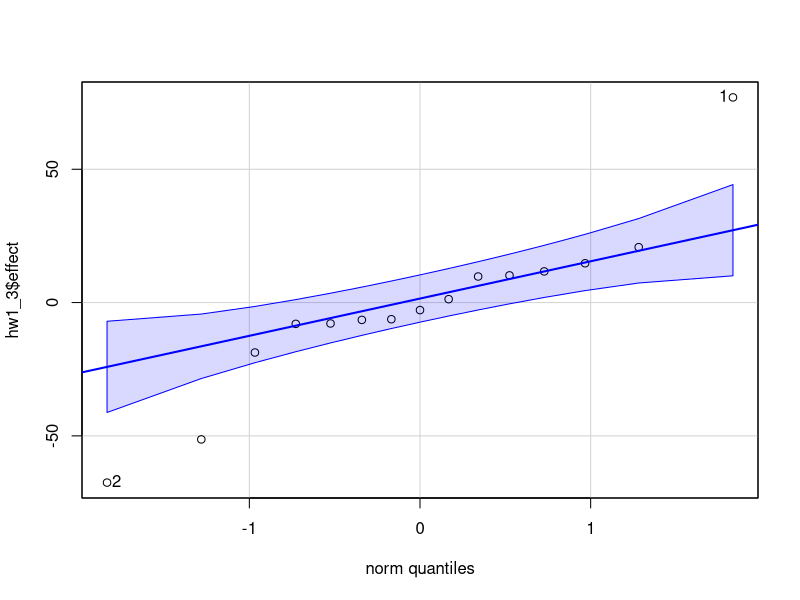
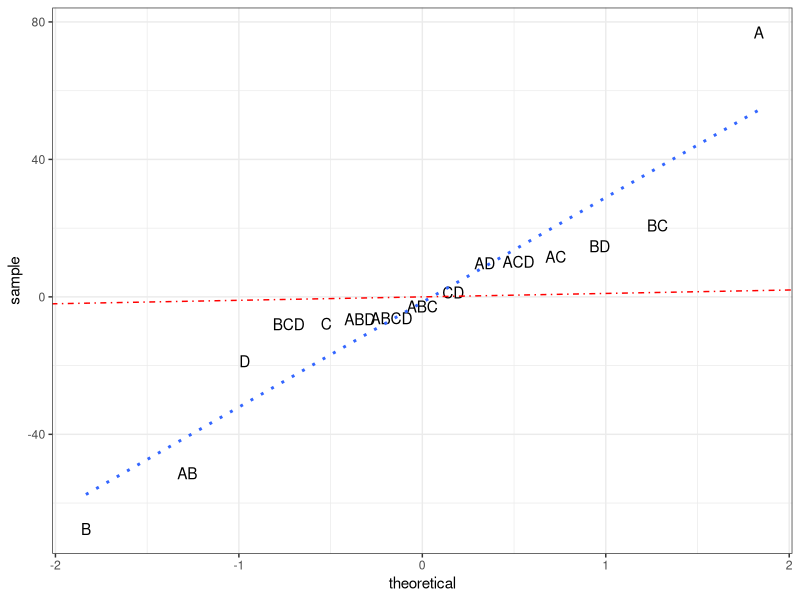

Generate these figures, in order, with R:
## ---- chunk 1
library(kableExtra)
library(dplyr)

## ---- chunk 2
five_factor <- tribble(
~effect, ~A, ~B, ~C, ~D, ~E, ~AB, ~AC, ~AD, ~AE, ~BC, ~BD, ~BE, ~CD, ~CE, ~DE, ~ABC, ~ABD, ~ABE, ~ACD, ~ACE, ~ADE, ~BCD, ~BCE, ~BDE, ~CDE, ~ABCD, ~ABCE, ~ABDE, ~ACDE, ~BCDE, ~ABCDE,
"1" , "[-]", "[-]", "[-]", "[-]", "[-]", "[+]", "[+]", "[+]", "[+]", "[+]", "[+]", "[+]", "[+]", "[+]", "[+]", "[-]", "[-]", "[-]", "[-]", "[-]", "[-]", "[-]", "[-]", "[-]", "[-]","[+]","[+]","[+]","[+]","[+]","[-]" ,
"a"   , "[+]", "[-]", "[-]", "[-]", "[-]", "[-]", "[-]", "[-]", "[-]", "[+]", "[+]", "[+]", "[+]", "[+]", "[+]", "[+]", "[+]", "[+]", "[+]", "[+]", "[+]", "[-]", "[-]", "[-]", "[-]","[-]","[-]","[-]","[-]","[+]","[+]" ,
"b"   , "[-]", "[+]", "[-]", "[-]", "[-]", "[-]", "[+]", "[+]", "[+]", "[-]", "[-]", "[-]", "[+]", "[+]", "[+]", "[+]", "[+]", "[+]", "[-]", "[-]", "[-]", "[+]", "[+]", "[+]", "[-]","[-]","[-]","[-]","[+]","[-]","[+]" ,
"ab"  , "[+]", "[+]", "[-]", "[-]", "[-]", "[+]", "[-]", "[-]", "[-]", "[-]", "[-]", "[-]", "[+]", "[+]", "[+]", "[-]", "[-]", "[-]", "[+]", "[+]", "[+]", "[+]", "[+]", "[+]", "[-]","[+]","[+]","[+]","[-]","[-]","[-]" ,
"c"   , "[-]", "[-]", "[+]", "[-]", "[-]", "[+]", "[-]", "[+]", "[+]", "[-]", "[+]", "[+]", "[-]", "[-]", "[+]", "[+]", "[-]", "[-]", "[+]", "[+]", "[-]", "[+]", "[+]", "[-]", "[+]","[-]","[-]","[+]","[-]","[-]","[+]" ,
"ac"  , "[+]", "[-]", "[+]", "[-]", "[-]", "[-]", "[+]", "[-]", "[-]", "[-]", "[+]", "[+]", "[-]", "[-]", "[+]", "[-]", "[+]", "[+]", "[-]", "[-]", "[+]", "[+]", "[+]", "[-]", "[+]","[+]","[+]","[-]","[+]","[-]","[-]" ,
"bc", "[-]", "[+]", "[+]", "[-]", "[-]", "[-]", "[-]", "[+]", "[+]", "[+]", "[-]", "[-]", "[-]", "[-]", "[+]", "[-]", "[+]", "[+]", "[+]", "[+]", "[-]", "[-]", "[-]", "[+]", "[+]","[+]","[+]","[-]","[-]","[+]","[-]" ,
"abc", "[+]", "[+]", "[+]", "[-]", "[-]", "[+]", "[+]", "[-]", "[-]", "[+]", "[-]", "[-]", "[-]", "[-]", "[+]", "[+]", "[-]", "[-]", "[-]", "[-]", "[+]", "[-]", "[-]", "[+]", "[+]","[-]","[-]","[+]","[+]","[+]","[+]" ,
"d" , "[-]", "[-]", "[-]", "[+]", "[-]", "[+]", "[+]", "[-]", "[+]", "[+]", "[-]", "[+]", "[-]", "[+]", "[-]", "[-]", "[+]", "[-]", "[+]", "[-]", "[+]", "[+]", "[-]", "[+]", "[+]","[-]","[+]","[-]","[-]","[-]","[+]" ,
"ad", "[+]", "[-]", "[-]", "[+]", "[-]", "[-]", "[-]", "[+]", "[-]", "[+]", "[-]", "[+]", "[-]", "[+]", "[-]", "[+]", "[-]", "[+]", "[-]", "[+]", "[-]", "[+]", "[-]", "[+]", "[+]","[+]","[-]","[+]","[+]","[-]","[-]" ,
"bd", "[-]", "[+]", "[-]", "[+]", "[-]", "[-]", "[+]", "[-]", "[+]", "[-]", "[+]", "[-]", "[-]", "[+]", "[-]", "[+]", "[-]", "[+]", "[+]", "[-]", "[+]", "[-]", "[+]", "[-]", "[+]","[+]","[-]","[+]","[-]","[+]","[-]" ,
"cd", "[-]", "[-]", "[+]", "[+]", "[-]", "[+]", "[-]", "[-]", "[+]", "[-]", "[-]", "[+]", "[+]", "[-]", "[-]", "[+]", "[+]", "[-]", "[-]", "[+]", "[+]", "[-]", "[+]", "[+]", "[-]","[+]","[-]","[-]","[+]","[+]","[-]" ,
"abd", "[+]", "[+]", "[-]", "[+]", "[-]", "[+]", "[-]", "[+]", "[-]", "[-]", "[+]", "[-]", "[-]", "[+]", "[-]", "[-]", "[+]", "[-]", "[-]", "[+]", "[-]", "[-]", "[+]", "[-]", "[+]","[-]","[+]","[-]","[+]","[+]","[+]" ,
"acd", "[+]", "[-]", "[+]", "[+]", "[-]", "[-]", "[+]", "[+]", "[-]", "[-]", "[-]", "[+]", "[+]", "[-]", "[-]", "[-]", "[-]", "[+]", "[+]", "[-]", "[-]", "[-]", "[+]", "[+]", "[-]","[-]","[+]","[+]","[-]","[+]","[+]" ,
"bcd", "[-]", "[+]", "[+]", "[+]", "[-]", "[-]", "[-]", "[-]", "[+]", "[+]", "[+]", "[-]", "[+]", "[-]", "[-]", "[-]", "[-]", "[+]", "[-]", "[+]", "[+]", "[+]", "[-]", "[-]", "[-]","[-]","[+]","[+]","[+]","[-]","[+]" ,
"abcd" , "[+]", "[+]", "[+]", "[+]", "[-]", "[+]", "[+]", "[+]", "[-]", "[+]", "[+]", "[-]", "[+]", "[-]", "[-]", "[+]", "[+]", "[-]", "[+]", "[-]", "[-]", "[+]", "[-]", "[-]", "[-]","[+]","[-]","[-]","[-]","[-]","[-]" ,
"e" , "[-]", "[-]", "[-]", "[-]", "[+]", "[+]", "[+]", "[+]", "[-]", "[+]", "[+]", "[-]", "[+]", "[-]", "[-]", "[-]", "[-]", "[+]", "[-]", "[+]", "[+]", "[-]", "[+]", "[+]", "[+]","[+]","[-]","[-]","[-]","[-]","[+]" ,
"ae", "[+]", "[-]", "[-]", "[-]", "[+]", "[-]", "[-]", "[-]", "[+]", "[+]", "[+]", "[-]", "[+]", "[-]", "[-]", "[+]", "[+]", "[-]", "[+]", "[-]", "[-]", "[-]", "[+]", "[+]", "[+]","[-]","[+]","[+]","[+]","[-]","[-]" ,
"be", "[-]", "[+]", "[-]", "[-]", "[+]", "[-]", "[+]", "[+]", "[-]", "[-]", "[-]", "[+]", "[+]", "[-]", "[-]", "[+]", "[+]", "[-]", "[-]", "[+]", "[+]", "[+]", "[-]", "[-]", "[+]","[-]","[+]","[+]","[-]","[+]","[-]" ,
"ce", "[-]", "[-]", "[+]", "[-]", "[+]", "[+]", "[-]", "[+]", "[-]", "[-]", "[+]", "[-]", "[-]", "[+]", "[-]", "[+]", "[-]", "[+]", "[+]", "[-]", "[+]", "[+]", "[-]", "[+]", "[-]","[-]","[+]","[-]","[+]","[+]","[-]" ,
"de", "[-]", "[-]", "[-]", "[+]", "[+]", "[+]", "[+]", "[-]", "[-]", "[+]", "[-]", "[-]", "[-]", "[-]", "[+]", "[-]", "[+]", "[+]", "[+]", "[+]", "[-]", "[+]", "[+]", "[-]", "[-]","[-]","[-]","[+]","[+]","[+]","[-]" ,
"abe", "[+]", "[+]", "[-]", "[-]", "[+]", "[+]", "[-]", "[-]", "[+]", "[-]", "[-]", "[+]", "[+]", "[-]", "[-]", "[-]", "[-]", "[+]", "[+]", "[-]", "[-]", "[+]", "[-]", "[-]", "[+]","[+]","[-]","[-]","[+]","[+]","[+]" ,
"ace", "[+]", "[-]", "[+]", "[-]", "[+]", "[-]", "[+]", "[-]", "[+]", "[-]", "[+]", "[-]", "[-]", "[+]", "[-]", "[-]", "[+]", "[-]", "[-]", "[+]", "[-]", "[+]", "[-]", "[+]", "[-]","[+]","[-]","[+]","[-]","[+]","[+]" ,
"ade", "[+]", "[-]", "[-]", "[+]", "[+]", "[-]", "[-]", "[+]", "[+]", "[+]", "[-]", "[-]", "[-]", "[-]", "[+]", "[+]", "[-]", "[-]", "[-]", "[-]", "[+]", "[+]", "[+]", "[-]", "[-]","[+]","[+]","[-]","[-]","[+]","[+]" ,
"bce", "[-]", "[+]", "[+]", "[-]", "[+]", "[-]", "[-]", "[+]", "[-]", "[+]", "[-]", "[+]", "[-]", "[+]", "[-]", "[-]", "[+]", "[-]", "[+]", "[-]", "[+]", "[-]", "[+]", "[-]", "[-]","[+]","[-]","[+]","[+]","[-]","[+]" ,
"bde", "[-]", "[+]", "[-]", "[+]", "[+]", "[-]", "[+]", "[-]", "[-]", "[-]", "[+]", "[+]", "[-]", "[-]", "[+]", "[+]", "[-]", "[-]", "[+]", "[+]", "[-]", "[-]", "[-]", "[+]", "[-]","[+]","[+]","[-]","[+]","[-]","[+]" ,
"cde", "[-]", "[-]", "[+]", "[+]", "[+]", "[+]", "[-]", "[-]", "[-]", "[-]", "[-]", "[-]", "[+]", "[+]", "[+]", "[+]", "[+]", "[+]", "[-]", "[-]", "[-]", "[-]", "[-]", "[-]", "[+]","[+]","[+]","[+]","[-]","[-]","[+]" ,
"abce" , "[+]", "[+]", "[+]", "[-]", "[+]", "[+]", "[+]", "[-]", "[+]", "[+]", "[-]", "[+]", "[-]", "[+]", "[-]", "[+]", "[-]", "[+]", "[-]", "[+]", "[-]", "[-]", "[+]", "[-]", "[-]","[-]","[+]","[-]","[-]","[-]","[-]" ,
"abde" , "[+]", "[+]", "[-]", "[+]", "[+]", "[+]", "[-]", "[+]", "[+]", "[-]", "[+]", "[+]", "[-]", "[-]", "[+]", "[-]", "[+]", "[+]", "[-]", "[-]", "[+]", "[-]", "[-]", "[+]", "[-]","[-]","[-]","[+]","[-]","[-]","[-]" ,
"acde" , "[+]", "[-]", "[+]", "[+]", "[+]", "[-]", "[+]", "[+]", "[+]", "[-]", "[-]", "[-]", "[+]", "[+]", "[+]", "[-]", "[-]", "[-]", "[+]", "[+]", "[+]", "[-]", "[-]", "[-]", "[+]","[-]","[-]","[-]","[+]","[-]","[-]" ,
"bcde" , "[-]", "[+]", "[+]", "[+]", "[+]", "[-]", "[-]", "[-]", "[-]", "[+]", "[+]", "[+]", "[+]", "[+]", "[+]", "[-]", "[-]", "[-]", "[-]", "[-]", "[-]", "[+]", "[+]", "[+]", "[+]","[-]","[-]","[-]","[-]","[+]","[-]" ,
"abcde", "[+]", "[+]", "[+]", "[+]", "[+]", "[+]", "[+]", "[+]", "[+]", "[+]", "[+]", "[+]", "[+]", "[+]", "[+]", "[+]", "[+]", "[+]", "[+]", "[+]", "[+]", "[+]", "[+]", "[+]", "[+]","[+]","[+]","[+]","[+]","[+]","[+]"
)

five_factor%>%mutate(ABCD=cell_spec(ABCD,background=ifelse(ABCD=="[-]","#EAFAF1","#f9ece9")))%>%kable(,"html",escape = F) %>%kable_styling("striped", full_width = F)

## ---- chunk 3
hw1_3 <- tribble(~factors, ~effect, "A",76.95, "B", -67.52,"C",-7.84, "D",-18.73, "AB", -51.32, "AC", 11.69, "AD",9.78, "BC", 20.78, "BD", 14.74, "CD", 1.27, "ABC", -2.82, "ABD", -6.5, "ACD",10.2, "BCD",-7.98, "ABCD",-6.25)
car::qqPlot(hw1_3$effect)

library(ggplot2)
hw1_3_qq<-ggplot(hw1_3, aes(sample = effect),label=factor) + stat_qq()
hw1_3_new<-ggplot_build(hw1_3_qq)$data[[1]]
# hw1_3_new$name<-hw1_3_new$name[order(hw1_3$effect)]
hw1_3_new%>%mutate(name=hw1_3$factors[order(hw1_3$effect)])%>%
ggplot(aes(theoretical,sample,label=name))+geom_text()+ geom_smooth(method='lm',se=F,linetype = "dotted")+geom_abline(linetype=4,col="red")+ theme_bw()
